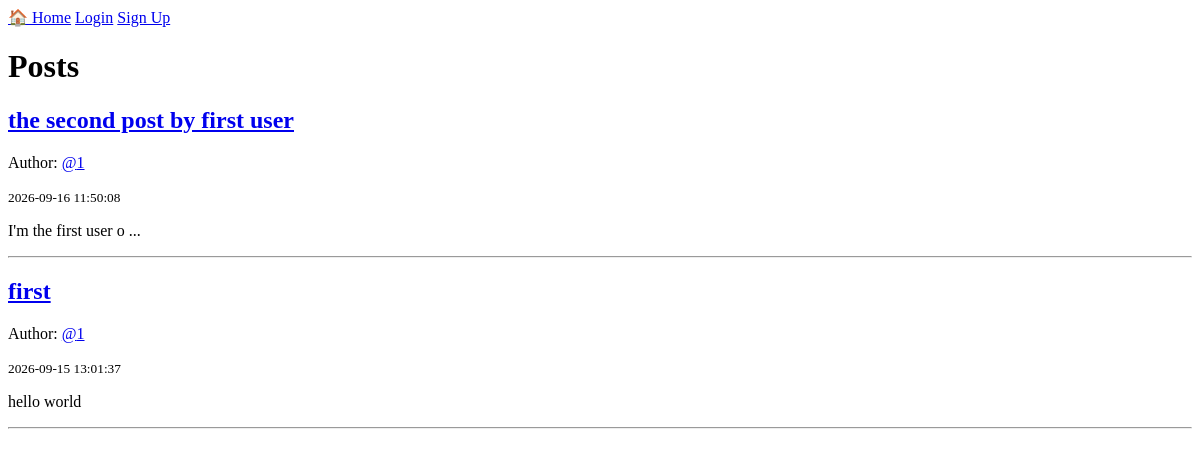
The app's page /, older data.
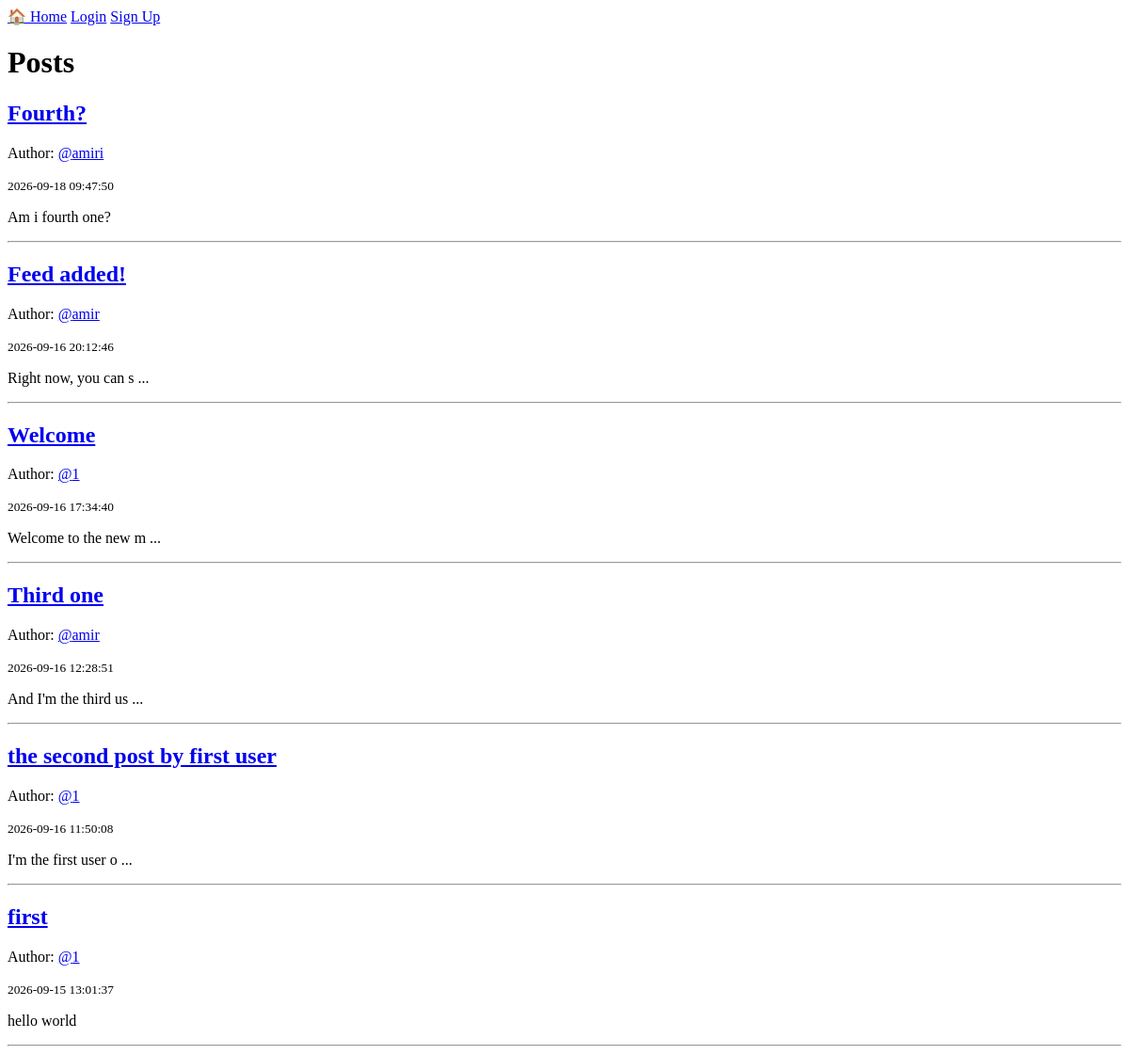
The same page, newer data.
### tables this page shows
CREATE TABLE posts (
            id INTEGER PRIMARY KEY AUTOINCREMENT,
            title TEXT NOT NULL,
            content TEXT NOT NULL,
            author_id INTEGER,
            created_at TIMESTAMP DEFAULT CURRENT_TIMESTAMP,
            FOREIGN KEY (author_id) REFERENCES users(id)
        );

CREATE TABLE users (
            id INTEGER PRIMARY KEY AUTOINCREMENT,
            username TEXT UNIQUE NOT NULL,
            password TEXT NOT NULL
        );

### app.py (the view)
@app.route("/")
def home():
    conn = get_db()
    if "user_id" in session:
        user_id = session["user_id"]
        posts = conn.execute(
            """
            SELECT
                posts.*,
                users.username AS author,

                CASE
                    WHEN posts.author_id = ?
                    THEN 4

                    WHEN followers.id IS NOT NULL
                         AND post_views.id IS NULL
                    THEN 0

                    WHEN followers.id IS NULL
                         AND post_views.id IS NULL
                    THEN 1

                    WHEN followers.id IS NOT NULL
                         AND post_views.id IS NOT NULL
                    THEN 2

                    ELSE 3
                END AS priority

            FROM posts

            LEFT JOIN users
                ON posts.author_id = users.id

            LEFT JOIN followers
                ON followers.following_id = posts.author_id
                AND followers.follower_id = ?

            LEFT JOIN post_views
                ON post_views.post_id = posts.id
                AND post_views.user_id = ?

            ORDER BY priority ASC, posts.id DESC
            """,
            (user_id, user_id, user_id)
        ).fetchall()
    else:
        posts = conn.execute(
            """
            SELECT
                posts.*,
                users.username AS author
            FROM posts

            LEFT JOIN users
                ON posts.author_id = users.id

            ORDER BY posts.id DESC
            """
        ).fetchall()
    conn.close()
    return render_template(
        "home.html",
        posts=posts
    )

### app.py (called while the page is built, shortened)
@app.context_processor
def inject_notifications():
    if "user_id" not in session:
        return {"notification_count": 0}

### database.py (called while the page is built)
def get_db():
    conn = sqlite3.connect(DATABASE)
    conn.row_factory = sqlite3.Row
    return conn

### templates/home.html (shortened to what this page needs)
{% extends 'base.html' %}
{% block content %}
    <h1>Posts</h1>
    {% if posts %}
        {% for post in posts %}
            <article>
                <h2>
                    <a href="{{ url_for('post_detail', post_id=post['id']) }}">
                        {{ post['title'] }}
                    </a>
                </h2>
                <p>
                    Author:
                    <a href="{{ url_for('profile', username=post['author']) }}">
                        @{{ post['author'] }}
                    </a>
                </p>
                <small>{{ post['created_at'] }}</small>
                <p>
                    {{ post['content'][:20] }}
                    {% if post['content']|length > 20 %}
                        ...
                    {% endif %}
                </p>
            </article>
            <hr>
        {% endfor %}
    {% endif %}
{% endblock %}

### templates/base.html (shortened to what this page needs)
<!DOCTYPE html>
<html lang="en">
<head>
</head>
<body>
    <nav>
        <a href="{{ url_for('home') }}">🏠 Home</a>
        {% if session.get('user_id') %}
<span>Hello,<a href="{{ url_for('profile', username=session.get('username')) }}">
        {{ session.get('username') }}</a>
</span>            <a href="{{ url_for('add_post') }}">✍️New post</a>
<a href="{{ url_for('notifications') }}">
    🔔Notifications
    {% if notification_count > 0 %}
        ({{ notification_count }})
    {% endif %}
</a>
            <a href="{{ url_for('logout') }}">Logout</a>
        {% else %}
            <a href="{{ url_for('login') }}">Login</a>
            <a href="{{ url_for('signup') }}">Sign Up</a>
        {% endif %}
    </nav>
    <main>
        {% block content %}{% endblock %}
    </main>
</body>
</html>

Row changes from the older to the newer data that the page shows:
added posts: title "Fourth?", author "amiri", created_at "2026-09-18 09:47:50", content "Am i fourth one?"
added posts: title "Feed added!", author "amir", created_at "2026-09-16 20:12:46", content "Right now, you can s"
added posts: title "Welcome", author "1", created_at "2026-09-16 17:34:40", content "Welcome to the new m"
added posts: title "Third one", author "amir", created_at "2026-09-16 12:28:51", content "And I'm the third us"
